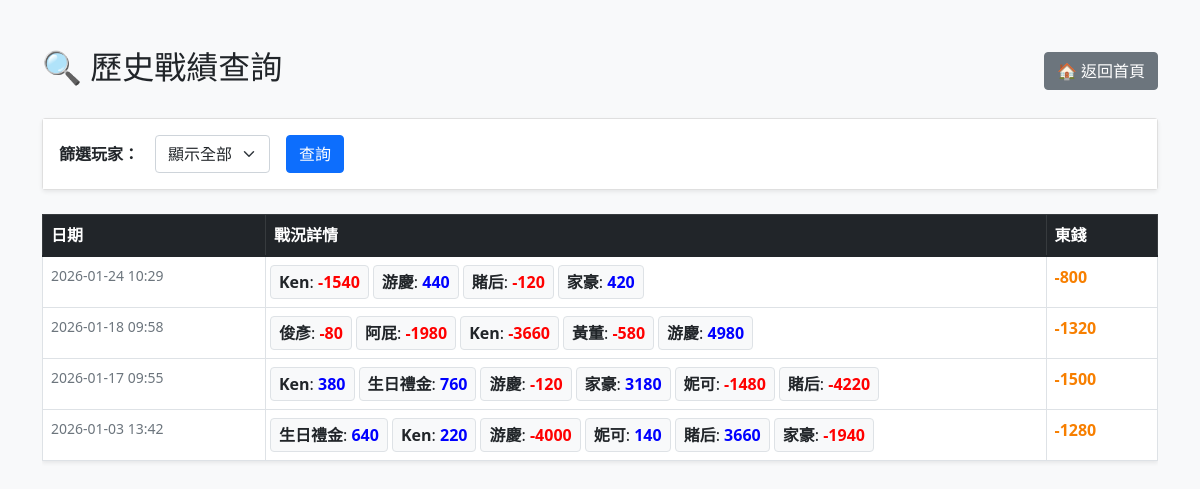
The app's page /history with its own data.
### tables this page shows
CREATE TABLE records 
                 (id INTEGER PRIMARY KEY AUTOINCREMENT, 
                  date TIMESTAMP DEFAULT CURRENT_TIMESTAMP,
                  players_data TEXT, 
                  dong_qian INTEGER);

### app.py (the view, shortened to what this page needs)
@app.route('/history')
def history():
    filter_name = request.args.get('player_name')
    conn = sqlite3.connect(DB_NAME)
    c = conn.cursor()
    c.execute("SELECT name FROM players ORDER BY name")
    players = [row[0] for row in c.fetchall()]
    c.execute("SELECT * FROM records ORDER BY date DESC")
    raw_records = c.fetchall()
    conn.close()
    filtered_records = []
    for r in raw_records:
        data_list = json.loads(r[2])
        filtered_records.append({
            "date": r[1],
            "data": data_list,
            "dong": r[3]
        })
    return render_template('history.html', players=players, records=filtered_records, current_filter=filter_name)

### templates/history.html (shortened to what this page needs)
<!DOCTYPE html>
<html lang="zh-TW">
<head>
    <link href="https://cdn.jsdelivr.net/npm/bootstrap@5.1.3/dist/css/bootstrap.min.css" rel="stylesheet">
</head>
<body class="bg-light">
<div class="container py-5">
    <div class="d-flex justify-content-between align-items-center mb-4">
        <h2>🔍 歷史戰績查詢</h2>
        <a href="/" class="btn btn-secondary">🏠 返回首頁</a>
    </div>
    <div class="card mb-4 shadow-sm">
        <div class="card-body bg-white">
            <form action="/history" method="GET" class="row g-3 align-items-center">
                <div class="col-auto"><label class="fw-bold">篩選玩家：</label></div>
                <div class="col-auto">
                    <select name="player_name" class="form-select">
                        <option value="全部">顯示全部</option>
                    </select>
                </div>
                <div class="col-auto"><button type="submit" class="btn btn-primary">查詢</button></div>
            </form>
        </div>
    </div>
    <div class="table-responsive">
        <table class="table table-hover table-bordered bg-white shadow-sm">
            <thead class="table-dark">
                <tr>
                    <th style="width: 20%">日期</th>
                    <th>戰況詳情</th>
                    <th style="width: 10%">東錢</th>
                </tr>
            </thead>
            <tbody>
                {% for row in records %}
                <tr>
                    <td class="small text-muted">{{ row.date[:16] }}</td>
                    <td>
                        <div class="row g-2">
                            {% for p in row.data %}
                            <div class="col-auto border rounded px-2 py-1 me-1 bg-light">
                                <span class="fw-bold">{{ p.name }}</span>:
                                <span class="{{ 'score-positive' if p.score > 0 else 'score-negative' }}">{{ p.score }}</span>
                            </div>
                            {% endfor %}
                        </div>
                    </td>
                    <td class="dong-qian">-{{ row.dong }}</td>
                </tr>
                {% endfor %}
            </tbody>
        </table>
    </div>
</div>
</body>
</html>

### templates/history.html (style rules this page uses)
.score-positive { color: blue; font-weight: bold; }
.score-negative { color: red; font-weight: bold; }
.dong-qian { color: #f77f00; font-weight: bold; }

### records on screen
records: date "2026-01-24 10:29", name "Ken" "游慶" "賭后" "家豪", score "-1540" "440" "-120" "420", dong "800"
records: date "2026-01-18 09:58", name "俊彥" "阿屁" "Ken" "黃董" "游慶", score "-80" "-1980" "-3660" "-580" "4980", dong "1320"
records: date "2026-01-17 09:55", name "Ken" "生日禮金" "游慶" "家豪" "妮可" "賭后", score "380" "760" "-120" "3180" "-1480" "-4220", dong "1500"
records: date "2026-01-03 13:42", name "生日禮金" "Ken" "游慶" "妮可" "賭后" "家豪", score "640" "220" "-4000" "140" "3660" "-1940", dong "1280"
